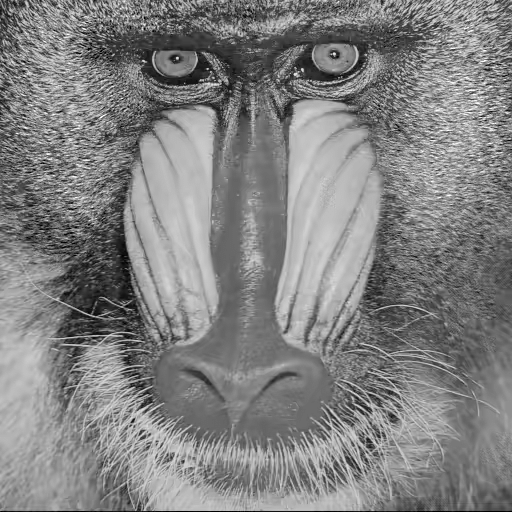
#> input picture resources/babun.png, 512 x 512 px
$ jupyter execute subsample_images.ipynb
#> lines starting #> are read from the running program, lines starting #| are printed output that depends on the picture
[cell 1]
import numpy as np
import cv2 as cv
import matplotlib.pyplot as plt

#set the seed for the whole programe
seed = 0

[cell 2]
original_image = cv.imread("../resources/babun.png",0)
#> original_image is the input picture: shape (512, 512); min 0, max 255, mean 129.2
dim = 128
resized_image = cv.resize(original_image,(dim,dim))
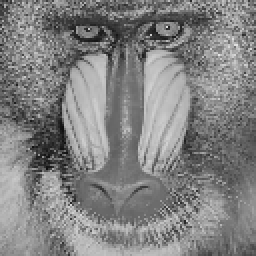
#> resized_image: shape (128, 128) (shown 2 times larger); min 14, max 231, mean 129.6

plt.imshow(resized_image,'gray')

[cell 3]
def generate_random_indeces(dim,per,seed = 0):
    """
    this function generates an array of random indeces
    the lenght of the array is determined by a percentage of the image pixel
    the returned shape is (round(dim*dim*per),2)
    """
    np.random.seed(seed)
    return np.floor(np.random.uniform(0,dim,(int (np.round(dim * dim * per)),2))).astype(int)

def mask_Image(image , indeces):
    img = image.copy()
    for i,j in indeces:
        img[i,j] = 0
    return img

dim = resized_image.shape[0]
#> dim = 128
indeces = generate_random_indeces(dim,0.25)
print(indeces.shape)
#| (4096, 2)

Subsample_mask = mask_Image(np.ones((dim,dim)),indeces)
#> after the loop in mask_Image, `for i,j in indeces:`:
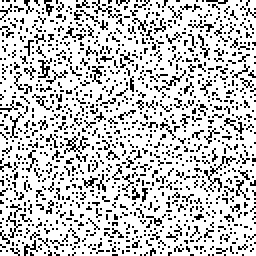
#> img: shape (128, 128) float64 (shown 2 times larger); values 0 (black) and 1 (white), 78% white; black in thin lines or dots
plt.imshow(Subsample_mask,'gray')
plt.show()

subsampled_image = mask_Image(resized_image,indeces)
#> after the loop in mask_Image (call 2), `for i,j in indeces:`:
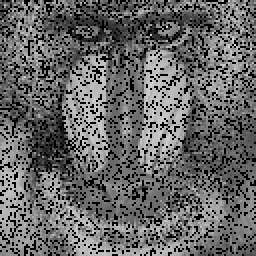
#> img: shape (128, 128) (shown 2 times larger); min 0, max 223, mean 101.1
plt.imshow(subsampled_image,'gray')
plt.show()

$ run again, with resources/house.png copied over resources/babun.png
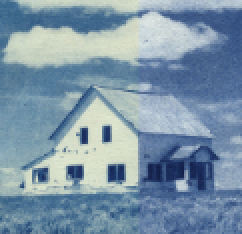
#> input picture resources/house.png, 121 x 117 px (shown 2 times larger)
#> `resized_image = cv.resize(original_image,(dim,dim))`:
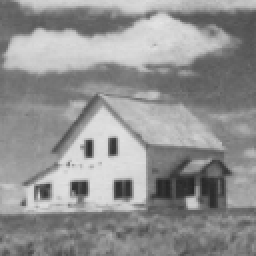
#> resized_image: shape (128, 128) (shown 2 times larger); min 35, max 229, mean 145.5
#| (4096, 2)
#> after the loop in mask_Image (call 2), `for i,j in indeces:`:
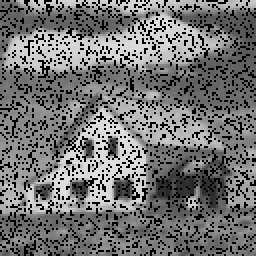
#> img: shape (128, 128) (shown 2 times larger); min 0, max 226, mean 113.1

$ run again, with resources/peanuts.png copied over resources/babun.png
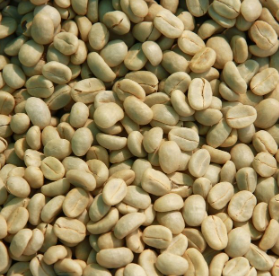
#> input picture resources/peanuts.png, 279 x 276 px
#> `resized_image = cv.resize(original_image,(dim,dim))`:
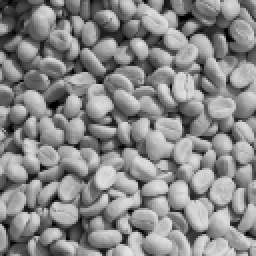
#> resized_image: shape (128, 128) (shown 2 times larger); min 0, max 228, mean 136.1
#| (4096, 2)
#> after the loop in mask_Image (call 2), `for i,j in indeces:`:
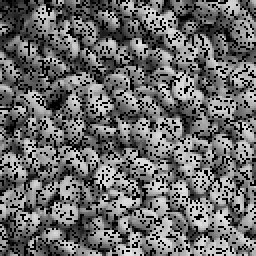
#> img: shape (128, 128) (shown 2 times larger); min 0, max 228, mean 106.1
